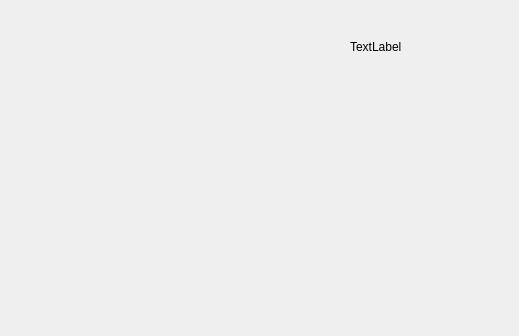
<?xml version="1.0" encoding="UTF-8"?>
<ui version="4.0">
 <class>GameWindow</class>
 <widget class="QWidget" name="GameWindow">
  <property name="geometry">
   <rect>
    <x>0</x>
    <y>0</y>
    <width>519</width>
    <height>336</height>
   </rect>
  </property>
  <property name="windowTitle">
   <string>Stratego</string>
  </property>
  <widget class="QWidget" name="gridLayoutWidget">
   <property name="geometry">
    <rect>
     <x>20</x>
     <y>20</y>
     <width>311</width>
     <height>291</height>
    </rect>
   </property>
   <layout class="QGridLayout" name="gridLayout"/>
  </widget>
  <widget class="QLabel" name="label">
   <property name="geometry">
    <rect>
     <x>350</x>
     <y>40</y>
     <width>131</width>
     <height>141</height>
    </rect>
   </property>
   <property name="text">
    <string>TextLabel</string>
   </property>
   <property name="alignment">
    <set>Qt::AlignLeading|Qt::AlignLeft|Qt::AlignTop</set>
   </property>
  </widget>
 </widget>
 <resources/>
 <connections/>
</ui>
